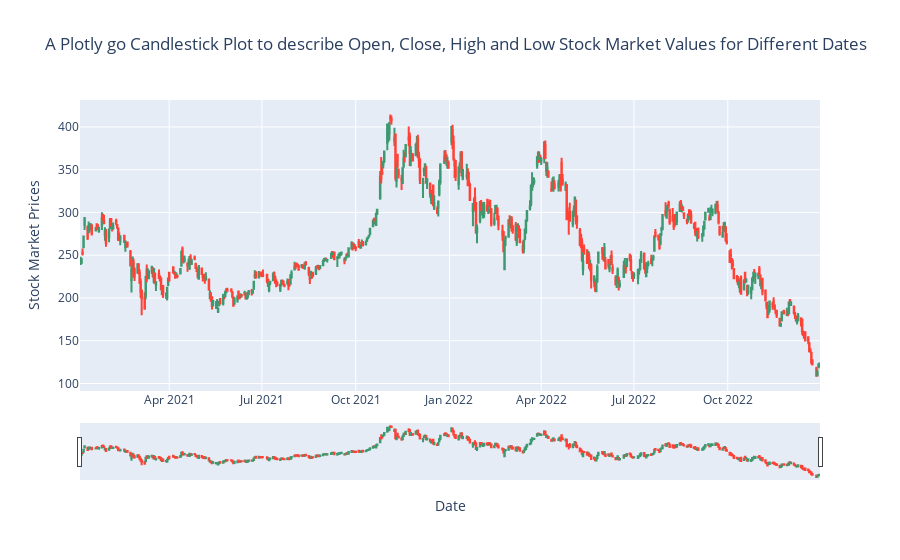

The cell this chart's notebook holds for it:
### Code cell
IP.interactive_candlestick()

### Figure 1 — Plotly figure (JSON) as saved in the notebook; plotly's stock layout.template omitted (floating-point values rounded to 4 significant figures; data arrays with more than 128 entries replaced by an {"elided": "..."} marker saying what was removed)
{"data": [{"close": {"elided": "503 float values"}, "high": {"elided": "503 float values"}, "low": {"elided": "503 float values"}, "open": {"elided": "503 float values"}, "type": "candlestick", "x": {"elided": "503 str values"}}], "layout": {"title": {"text": "A Plotly go Candlestick Plot to describe Open, Close, High and Low Stock Market Values for Different Dates"}, "xaxis": {"title": {"text": " Date"}}, "yaxis": {"title": {"text": "Stock Market Prices"}}}}
